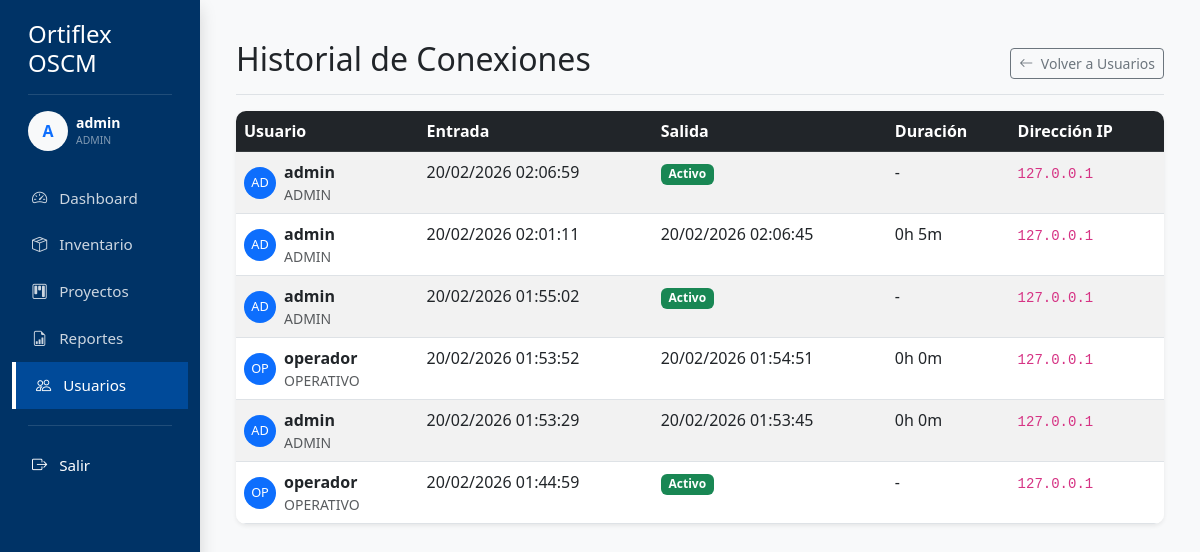
The app's page /users/activity (signed in) with its own data.
### app/models.py (models this page shows)
class User(db.Model, UserMixin):
    id = db.Column(db.Integer, primary_key=True)
    username = db.Column(db.String(20), unique=True, nullable=False)
    email = db.Column(db.String(120), unique=True, nullable=False)
    password = db.Column(db.String(60), nullable=False)
    role = db.Column(db.String(20), nullable=False, default='Usuario') # Admin, Soporte, Operativo
    can_manage_inventory = db.Column(db.Boolean, default=True)
    can_manage_projects = db.Column(db.Boolean, default=True)
    can_view_reports = db.Column(db.Boolean, default=True)
    can_manage_users = db.Column(db.Boolean, default=False)
    activity = db.relationship('UserActivity', backref='user', lazy=True)

class UserActivity(db.Model):
    id = db.Column(db.Integer, primary_key=True)
    user_id = db.Column(db.Integer, db.ForeignKey('user.id'), nullable=False)
    login_time = db.Column(db.DateTime, nullable=False, default=datetime.utcnow)
    logout_time = db.Column(db.DateTime)
    duration = db.Column(db.String(50)) # e.g. "2h 15m"
    ip_address = db.Column(db.String(50))

### app/routes/users.py (the view)
@users.route('/users/activity')
@login_required
@admin_required
def activity_log():
    from app.models import UserActivity
    activities = UserActivity.query.order_by(UserActivity.login_time.desc()).all()
    return render_template('users/activity_log.html', activities=activities)

### app/models.py (called while the page is built)
@login_manager.user_loader
def load_user(user_id):
    return User.query.get(int(user_id))

### app/routes/users.py (called while the page is built)
def admin_required(f):
    @wraps(f)
    def decorated_function(*args, **kwargs):
        if current_user.role != 'Admin':
            flash('Acceso denegado. Se requieren permisos de administrador.', 'danger')
            return redirect(url_for('main.dashboard'))
        return f(*args, **kwargs)
    return decorated_function

### app/templates/users/activity_log.html
{% extends "base.html" %}
{% block content %}
<div class="d-flex justify-content-between flex-wrap flex-md-nowrap align-items-center pt-3 pb-2 mb-3 border-bottom">
    <h1 class="h2">Historial de Conexiones</h1>
    <div class="btn-toolbar mb-2 mb-md-0">
        <a href="{{ url_for('users.list_users') }}" class="btn btn-sm btn-outline-secondary">
            <i class="bi bi-arrow-left me-1"></i> Volver a Usuarios
        </a>
    </div>
</div>
<div class="card shadow-sm">
    <div class="card-body p-0">
        <div class="table-responsive">
            <table class="table table-striped table-hover mb-0">
                <thead class="table-dark">
                    <tr>
                        <th>Usuario</th>
                        <th>Entrada</th>
                        <th>Salida</th>
                        <th>Duración</th>
                        <th>Dirección IP</th>
                    </tr>
                </thead>
                <tbody>
                    {% for a in activities %}
                    <tr>
                        <td>
                            <div class="d-flex align-items-center">
                                <div class="bg-primary text-white rounded-circle d-flex align-items-center justify-content-center me-2"
                                    style="width: 32px; height: 32px; font-size: 0.8rem;">
                                    {{ a.user.username[:2].upper() }}
                                </div>
                                <div>
                                    <div class="fw-bold">{{ a.user.username }}</div>
                                    <div class="small text-muted text-uppercase">{{ a.user.role }}</div>
                                </div>
                            </div>
                        </td>
                        <td>{{ a.login_time.strftime('%d/%m/%Y %H:%M:%S') }}</td>
                        <td>{{ a.logout_time.strftime('%d/%m/%Y %H:%M:%S') if a.logout_time else '<span
                                class="badge bg-success">Activo</span>'|safe }}</td>
                        <td>{{ a.duration or '-' }}</td>
                        <td><code>{{ a.ip_address }}</code></td>
                    </tr>
                    {% endfor %}
                </tbody>
            </table>
        </div>
    </div>
</div>
{% endblock %}

### app/templates/base.html (shortened to what this page needs)
<!DOCTYPE html>
<html lang="es">
<head>
    <link href="https://cdn.jsdelivr.net/npm/bootstrap@5.3.0/dist/css/bootstrap.min.css" rel="stylesheet">
    <link rel="stylesheet" href="https://cdn.jsdelivr.net/npm/bootstrap-icons@1.11.1/font/bootstrap-icons.css">
</head>
<body>
    <div class="container-fluid">
        <div class="row">
            {% if current_user.is_authenticated %}
            <div class="col-md-2 d-none d-md-block sidebar shadow">
                <div class="px-3 mb-4">
                    <h4 class="mb-0">Ortiflex OSCM</h4>
                    <hr class="text-white-50">
                    <div class="d-flex align-items-center mb-3">
                        <div class="bg-light text-primary rounded-circle d-flex align-items-center justify-content-center me-2"
                            style="width: 40px; height: 40px; font-weight: bold;">
                            {{ current_user.username[:1].upper() }}
                        </div>
                        <div class="overflow-hidden">
                            <div class="small fw-bold text-white text-truncate">{{ current_user.username }}</div>
                            <div class="extra-small text-white-50 text-uppercase" style="font-size: 0.65rem;">{{
                                current_user.role }}</div>
                        </div>
                    </div>
                </div>
                <a href="{{ url_for('main.dashboard') }}"
                    class="{% if request.endpoint == 'main.dashboard' %}active{% endif %}">
                    <i class="bi bi-speedometer2 me-2"></i> Dashboard
                </a>
                {% if current_user.can_manage_inventory %}
                <a href="{{ url_for('inventory.list_materials') }}"
                    class="{% if 'inventory' in request.endpoint %}active{% endif %}">
                    <i class="bi bi-box-seam me-2"></i> Inventario
                </a>
                {% endif %}
                {% if current_user.can_manage_projects %}
                <a href="{{ url_for('projects.list_projects') }}"
                    class="{% if 'projects' in request.endpoint %}active{% endif %}">
                    <i class="bi bi-kanban me-2"></i> Proyectos
                </a>
                {% endif %}
                {% if current_user.can_view_reports %}
                <a href="{{ url_for('reports.search') }}"
                    class="{% if 'reports' in request.endpoint %}active{% endif %}">
                    <i class="bi bi-file-earmark-bar-graph me-2"></i> Reportes
                </a>
                {% endif %}
                {% if current_user.can_manage_users %}
                <a href="{{ url_for('users.list_users') }}"
                    class="{% if 'users' in request.endpoint %}active{% endif %}">
                    <i class="bi bi-people me-2"></i> Usuarios
                </a>
                {% endif %}
                <div class="mt-auto mb-4">
                    <hr class="mx-3 text-white-50">
                    <a href="{{ url_for('auth.logout') }}" class="text-white">
                        <i class="bi bi-box-arrow-right me-2"></i> Salir
                    </a>
                </div>
            </div>
            {% endif %}
            <div class="col">
                <div class="mt-4 px-md-4">
                    {% block content %}{% endblock %}
                </div>
            </div>
        </div>
    </div>
</body>
</html>

### app/templates/base.html (style rules this page uses)
:root { --primary-blue: #004a99; --secondary-blue: #003366; --light-bg: #f8f9fa; }
body { background-color: var(--light-bg); font-family: 'Segoe UI', Tahoma, Geneva, Verdana, sans-serif; }
.sidebar { min-height: 100vh; background-color: var(--secondary-blue); color: white; padding-top: 20px; display: flex; flex-direction: column; position: sticky; top: 0; }
.sidebar a { color: rgba(255, 255, 255, 0.8); text-decoration: none; padding: 12px 20px; display: block; transition: all 0.3s; font-size: 0.95rem; }
.sidebar a.active { background-color: var(--primary-blue); color: white; border-left: 4px solid #fff; }
.table-responsive { border-radius: 10px; overflow: hidden; }
.card { border: none; border-radius: 10px; box-shadow: 0 4px 6px rgba(0, 0, 0, 0.1); }

### records on screen
User: username "A", username "admin", role "ADMIN"
UserActivity: user "AD", user.username "admin", user.role "ADMIN", login_time "20/02/2026 02:06:59", logout_time "Activo", duration "-", ip_address "127.0.0.1"
UserActivity: user "AD", user.username "admin", user.role "ADMIN", login_time "20/02/2026 02:01:11", logout_time "20/02/2026 02:06:45", duration "0h 5m", ip_address "127.0.0.1"
UserActivity: user "AD", user.username "admin", user.role "ADMIN", login_time "20/02/2026 01:55:02", logout_time "Activo", duration "-", ip_address "127.0.0.1"
UserActivity: user "OP", user.username "operador", user.role "OPERATIVO", login_time "20/02/2026 01:53:52", logout_time "20/02/2026 01:54:51", duration "0h 0m", ip_address "127.0.0.1"
UserActivity: user "AD", user.username "admin", user.role "ADMIN", login_time "20/02/2026 01:53:29", logout_time "20/02/2026 01:53:45", duration "0h 0m", ip_address "127.0.0.1"
UserActivity: user "OP", user.username "operador", user.role "OPERATIVO", login_time "20/02/2026 01:44:59", logout_time "Activo", duration "-", ip_address "127.0.0.1"
